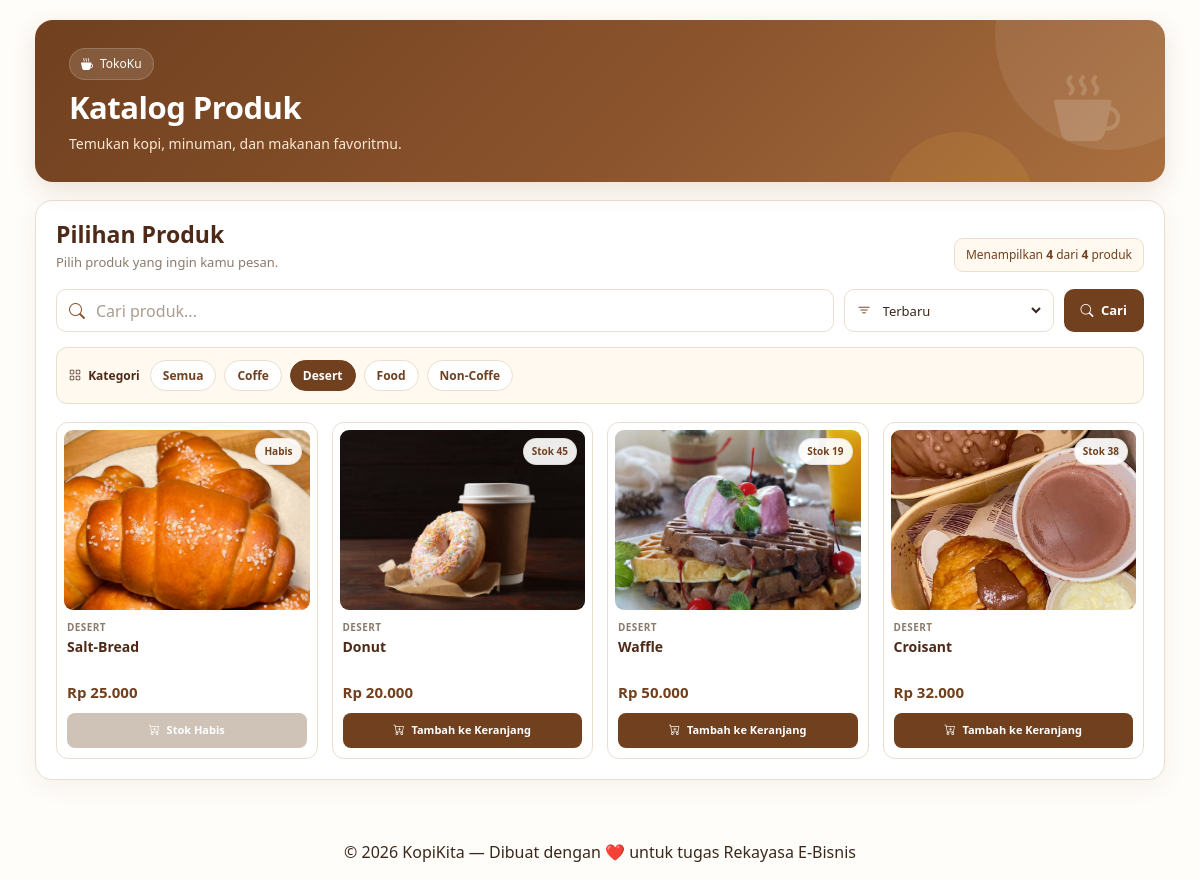
Page /katalog.php?kategori=Desert&sort=terbaru&page=1 (signed in) on the committed database.
### tables this page shows
CREATE TABLE `products` (
  `id` int(11) NOT NULL,
  `category_id` int(11) DEFAULT NULL,
  `nama` varchar(150) NOT NULL,
  `harga` decimal(10,2) NOT NULL,
  `stok` int(11) DEFAULT 0,
  `gambar` varchar(255) DEFAULT NULL,
  `deskripsi` text DEFAULT NULL,
  `created_at` datetime DEFAULT current_timestamp()
);

CREATE TABLE `categories` (
  `id` int(11) NOT NULL,
  `nama` varchar(100) NOT NULL,
  `created_at` datetime DEFAULT current_timestamp()
);

### katalog.php (the view, shortened to what this page needs)
<?php
require_once 'includes/db.php';
$q        = trim($_GET['q'] ?? '');
$kategori = trim($_GET['kategori'] ?? '');
$sort     = $_GET['sort'] ?? 'terbaru';
$page     = max(1, (int)($_GET['page'] ?? 1));
$perPage  = 12;
$offset   = ($page - 1) * $perPage;
$where = [];
$params = [];
if ($kategori !== '') {
    $where[] = "c.nama = :kategori";
    $params[':kategori'] = $kategori;
}
$whereSQL = $where ? 'WHERE ' . implode(' AND ', $where) : '';
$sortMap = [
    'terbaru'    => 'p.id DESC',
    'nama_asc'   => 'p.nama ASC',
    'nama_desc'  => 'p.nama DESC',
    'harga_asc'  => 'p.harga ASC',
    'harga_desc' => 'p.harga DESC'
];
$orderSQL = $sortMap[$sort] ?? $sortMap['terbaru'];
$sql = "
    SELECT
        p.*,
        c.nama AS kategori
    FROM products p
    LEFT JOIN categories c ON p.category_id = c.id
    $whereSQL
    ORDER BY $orderSQL
    LIMIT $perPage OFFSET $offset
";
$stmt = $pdo->prepare($sql);
$stmt->execute($params);
$products = $stmt->fetchAll(PDO::FETCH_ASSOC);
$categoryStmt = $pdo->query("
    SELECT DISTINCT nama
    FROM categories
    ORDER BY nama ASC
");
$categories = $categoryStmt->fetchAll(PDO::FETCH_ASSOC);
function buildQuery($overrides = [])
{
    $params = [
        'q'        => $_GET['q'] ?? '',
        'kategori' => $_GET['kategori'] ?? '',
        'sort'     => $_GET['sort'] ?? 'terbaru',
        'page'     => $_GET['page'] ?? 1
    ];
    foreach ($overrides as $key => $value) {
        $params[$key] = $value;
    }
    $params = array_filter($params, function ($value) {
        return $value !== '' && $value !== null;
    });
    $qs = http_build_query($params);
    return htmlspecialchars(
        $qs === '' ? 'katalog.php' : '?' . $qs
    );
}
?>
<!DOCTYPE html>
<html lang="id">
<head>
    <link
        href="https://cdn.jsdelivr.net/npm/bootstrap@5.3.3/dist/css/bootstrap.min.css"
        rel="stylesheet">
    <link
        rel="stylesheet"
        href="https://cdn.jsdelivr.net/npm/bootstrap-icons@1.11.3/font/bootstrap-icons.min.css">
</head>
<body>
    <main>
        <div class="home-container">
            <section class="catalog-hero">
                <div class="hero-content">
                    <div class="hero-small">
                        <i class="bi bi-cup-hot-fill"></i>
                        TokoKu
                    </div>
                    <h1>Katalog Produk</h1>
                    <p>
                        Temukan kopi, minuman, dan makanan favoritmu.
                    </p>
                </div>
                <i class="bi bi-cup-hot-fill hero-coffee-icon"></i>
            </section>
            <section class="catalog-shell">
                <div class="catalog-heading">
                    <div>
                        <h2>
                            Pilihan Produk
                        </h2>
                        <p>
                            Pilih produk yang ingin kamu pesan.
                        </p>
                    </div>
                    <div class="result-info" id="resultInfo">
                    </div>
                </div>
                <form
                    method="GET"
                    action="katalog.php"
                    class="catalog-toolbar"
                    id="searchForm">
                    <div class="search-box">
                        <i class="bi bi-search"></i>
                        <input
                            type="text"
                            name="q"
                            id="liveSearch"
                            value="<?= htmlspecialchars($q) ?>"
                            placeholder="Cari produk..."
                            autocomplete="off">
                    </div>
                    <div class="sort-box">
                        <i class="bi bi-filter"></i>
                        <select
                            name="sort"
                            onchange="this.form.submit()">
                            <option
                                value="terbaru"
                                <?= $sort === 'terbaru' ? 'selected' : '' ?>>
                                Terbaru
                            </option>
                        </select>
                    </div>
                    <button
                        type="submit"
                        class="search-button">
                        <i class="bi bi-search me-1"></i>
                        Cari
                    </button>
                </form>
                <div class="category-area">
                    <span class="category-title">
                        <i class="bi bi-grid me-1"></i>
                        Kategori
                    </span>
                    <a
                        href="<?= buildQuery([
                                    'kategori' => '',
                                    'page' => 1
                                ]) ?>"
                        class="category-pill <?= $kategori === '' ? 'active' : '' ?>">
                        Semua
                    </a>
                    <?php foreach ($categories as $cat): ?>
                        <a
                            href="<?= buildQuery([
                                        'kategori' => $cat['nama'],
                                        'page' => 1
                                    ]) ?>"
                            class="category-pill <?= $kategori === $cat['nama'] ? 'active' : '' ?>">
                            <?= htmlspecialchars($cat['nama']) ?>
                        </a>
                    <?php endforeach; ?>
                </div>
                <?php if (count($products) > 0): ?>
                    <div
                        class="product-grid"
                        id="productGrid">
                        <?php foreach ($products as $product): ?>
                            <?php
                            $gambar = $product['gambar'] ?? '';
                            $nama = $product['nama'] ?? '';
                            $deskripsi = $product['deskripsi'] ?? '';
                            $stok = (int)($product['stok'] ?? 0);
                            $harga = (float)($product['harga'] ?? 0);
                            $kategoriProduk = $product['kategori'] ?? '';
                            ?>
                            <div
                                class="catalog-product-item"
                                data-search="<?= htmlspecialchars(
                                                    $nama . ' ' . $kategoriProduk
                                                ) ?>"
                                data-category="<?= htmlspecialchars(
                                                    $kategoriProduk
                                                ) ?>">
                                <div
                                    class="product-card"
                                    data-bs-toggle="modal"
                                    data-bs-target="#produkModal"
                                    data-id="<?= (int)$product['id'] ?>"
                                    data-nama="<?= htmlspecialchars($nama) ?>"
                                    data-harga="<?= htmlspecialchars($harga) ?>"
                                    data-kategori="<?= htmlspecialchars(
                                                        $kategoriProduk
                                                    ) ?>"
                                    data-stok="<?= $stok ?>"
                                    data-deskripsi="<?= htmlspecialchars(
                                                        $deskripsi
                                                    ) ?>"
                                    data-gambar="<?= htmlspecialchars(
                                                        $gambar
                                                    ) ?>">
                                    <div class="product-thumb">
                                        <?php if ($gambar): ?>
                                            <img
                                                src="uploads/products/<?= htmlspecialchars($gambar) ?>"
                                                alt="<?= htmlspecialchars($nama) ?>"
                                                onerror="
                                                this.style.display='none';
                                                this.nextElementSibling.style.display='flex';
                                            ">
                                        <?php endif; ?>
                                        <?php if ($stok > 0): ?>
                                            <span class="stock-badge">
                                                Stok <?= $stok ?>
                                            </span>
                                        <?php else: ?>
                                            <span class="stock-badge">
                                                Habis
                                            </span>
                                        <?php endif; ?>
                                    </div>
                                    <div class="product-body">
                                        <div class="product-category">
                                            <?= htmlspecialchars(
                                                $kategoriProduk ?: 'Produk'
                                            ) ?>
                                        </div>
                                        <h3 class="product-name">
                                            <?= htmlspecialchars($nama) ?>
                                        </h3>
                                        <div class="product-price">
                                            Rp <?= number_format(
                                                    $harga,
                                                    0,
                                                    ',',
                                                    '.'
                                                ) ?>
                                        </div>
                                        <button
                                            type="button"
                                            class="quick-add"
                                            <?= $stok <= 0 ? 'disabled' : '' ?>
                                            onclick="
                                            event.stopPropagation();
                                            quickAdd(
                                                <?= (int)$product['id'] ?>,
                                                this
                                            );
                                        ">
                                            <i class="bi bi-cart-plus me-1"></i>
                                            <?= $stok > 0
                                                ? 'Tambah ke Keranjang'
                                                : 'Stok Habis'
                                            ?>
                                        </button>
                                    </div>
                                </div>
                            </div>
                        <?php endforeach; ?>
                    </div>
                <?php endif; ?>
            </section>
        </div>
    </main>
    <?php include 'footer.php'; ?>
</body>
</html>

### rows in the picture
products: gambar (picture), stok "Habis", category.nama "DESERT", nama "Salt-Bread", harga "25.000"
products: gambar (picture), stok "45", category.nama "DESERT", nama "Donut", harga "20.000", shows "Tambah ke Keranjang"
products: gambar (picture), stok "19", category.nama "DESERT", nama "Waffle", harga "50.000", shows "Tambah ke Keranjang"
products: gambar (picture), stok "38", category.nama "DESERT", nama "Croisant", harga "32.000", shows "Tambah ke Keranjang"

### other values in the picture
$cat['nama'] "Coffe"
$cat['nama'] "Desert"
$cat['nama'] "Food"
$cat['nama'] "Non-Coffe"
